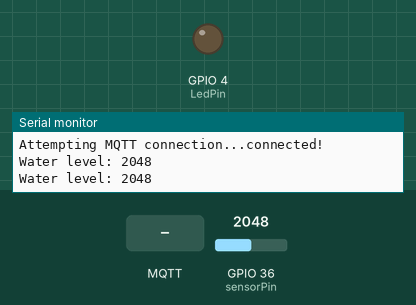
A sketch run on a simulated ESP32. Shown: output pins drawn as LEDs (lit = HIGH), the last lines printed to the serial monitor. The test bench sets the inputs (shaded band); at power-on: GPIO 36 (sensorPin) = 2048. WiFi joins after 1.5 s; servers stay silent unless stated; no MQTT or app messages arrive unless stated; pins used as bus, display or sensor lines are not drawn.

Above: at 2.7 s.
2.8 s: MQTT message "1" arrives on the first subscribed topic
At 4.1 s:
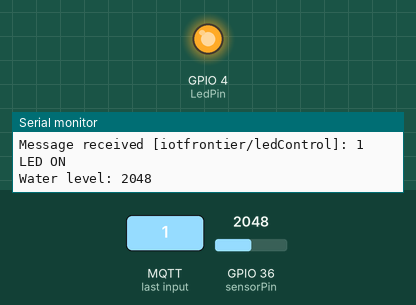
5.1 s: MQTT message "2" arrives on the first subscribed topic
At 6.0 s:
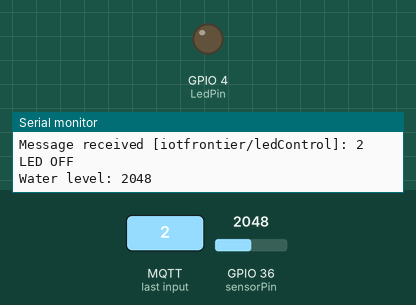
Timing chart, 0 to 8.1 s (numbered marks = the images above; inputs shaded):
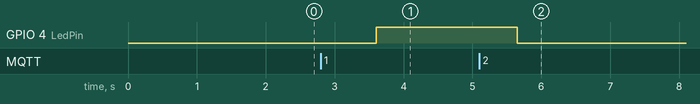

Measured:
- after the input at 2.8 s, GPIO 4 (LedPin): LOW → HIGH after 0.81 s
- after the input at 5.1 s, GPIO 4 (LedPin): HIGH → LOW after 0.55 s

The sketch:

Water_Level_LED_control.ino
```cpp
#include <WiFi.h>
#include <PubSubClient.h>

// Pin definitions
#define LedPin 4        // ESP32 built-in LED
#define sensorPower 26
#define sensorPin 36    // ADC1 channel 0

// WiFi credentials
const char* ssid = "A";
const char* password = "12345678";

// MQTT broker settings (change IP or domain as needed)
const char* mqtt_server = "test.mosquitto.org";

// MQTT credentials (leave empty if not required)
const char* mqtt_client_id = "ESP32Client001";
const char* mqtt_username = "";
const char* mqtt_password = "";

// MQTT topics
const char* mqtt_topic_water = "iotfrontier/waterlevel";
const char* mqtt_topic_led = "iotfrontier/ledControl";

// Clients
WiFiClient espClient;
PubSubClient client(espClient);

int waterLevel = 0;

void setup_wifi() {
    delay(10);
    Serial.println();
    Serial.print("Connecting to WiFi: ");
    Serial.println(ssid);

    WiFi.begin(ssid, password);

    while (WiFi.status() != WL_CONNECTED) {
        delay(500);
        Serial.print(".");
    }

    Serial.println("\nWiFi connected!");
    Serial.print("IP Address: ");
    Serial.println(WiFi.localIP());
}

void callback(char* topic, byte* payload, unsigned int length) {
    String msg;
    for (unsigned int i = 0; i < length; i++) {
        msg += (char)payload[i];
    }

    Serial.print("Message received [");
    Serial.print(topic);
    Serial.print("]: ");
    Serial.println(msg);

    if (msg == "1") {
        digitalWrite(LedPin, HIGH);
        Serial.println("LED ON");
    } else if (msg == "2") {
        digitalWrite(LedPin, LOW);
        Serial.println("LED OFF");
    }
}

void reconnect() {
    while (!client.connected()) {
        Serial.print("Attempting MQTT connection...");
        if (client.connect(mqtt_client_id, mqtt_username, mqtt_password)) {
            Serial.println("connected!");
            client.subscribe(mqtt_topic_led);
        } else {
            Serial.print("failed, rc=");
            Serial.print(client.state());
            Serial.println(" retrying in 5 seconds...");
            delay(5000);
        }
    }
}

void setup() {
    Serial.begin(115200);

    pinMode(LedPin, OUTPUT);
    pinMode(sensorPower, OUTPUT);
    digitalWrite(sensorPower, LOW);

    setup_wifi();
    client.setServer(mqtt_server, 1883);
    client.setCallback(callback);
}

void loop() {
    if (!client.connected()) {
        reconnect();
    }
    client.loop();

    // Read analog value from water level sensor
    digitalWrite(sensorPower, HIGH);
    delay(10); // wait for sensor to stabilize
    waterLevel = analogRead(sensorPin);  // value: 0 - 4095 (for 0 - 3.3V)
    delay(10);
    digitalWrite(sensorPower, LOW);

    Serial.print("Water level: ");
    Serial.println(waterLevel);

    // Publish to MQTT
    String payload = String(waterLevel);
    client.publish(mqtt_topic_water, payload.c_str());

    delay(1000);
}
```
